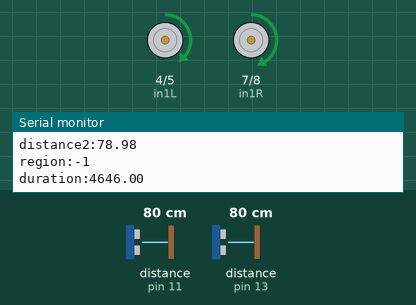
Simulated run of this sketch. Board: Arduino Uno, built with avr-gcc and run on an emulated ATmega328P. Shown: motor-driver pin pairs drawn as motors (green arrow = first pin HIGH = forward, orange = second pin HIGH = backward, longer = more drive, scaled by the enable pin), the last lines printed to the serial monitor. Wiring (inferred from the names in the program): 2 × ultrasonic range finder: trigger pin 10, echo pin 11 / trigger pin 12, echo pin 13. Inputs (shaded band) come from the test bench; at power-on: distance to the obstacle (sensors on pin 11, pin 13) 80 cm. The echo pulse lasts 58.3 µs per cm.

Above: at 1.2 s.
1.3 s: distance to the obstacle (sensor on pin 11) set to 2 cm
4.3 s: distance to the obstacle (sensor on pin 13) set to 2 cm
At 4.7 s:
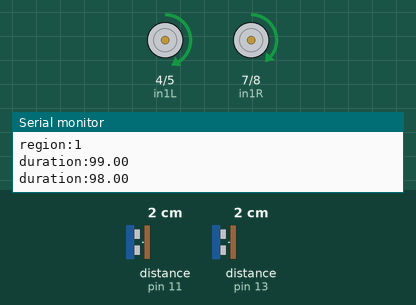
7.3 s: distance to the obstacle (sensor on pin 13) set to 35 cm
At 8.7 s:
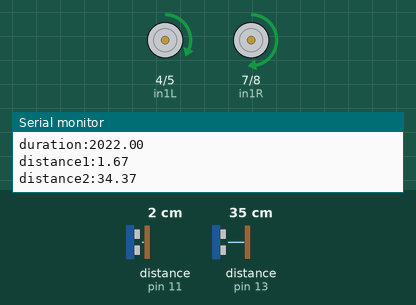
10.3 s: distance to the obstacle (sensor on pin 11) set to 9 cm
At 10.9 s:
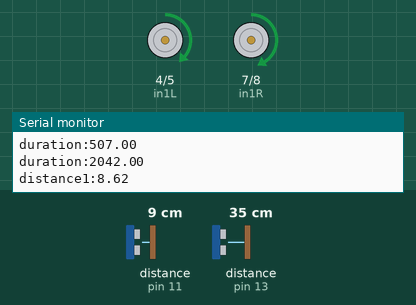
Timing chart, 0 to 13.3 s (numbered marks = the images above; inputs shaded):
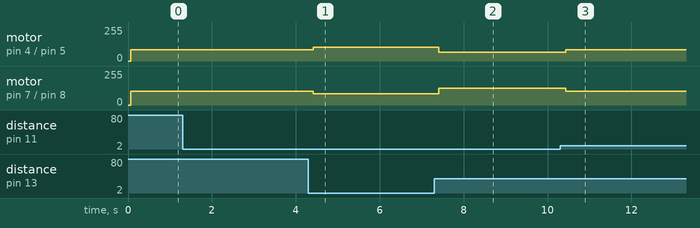

Measured:
- after the input at 4.3 s, motor on pin 4 (in1L) / pin 5 (in2L): forward 85/255 → forward 105/255 after 0.12 s; motor on pin 7 (in1R) / pin 8 (in2R): forward 105/255 → forward 85/255 after 0.12 s
- after the input at 7.3 s, motor on pin 4 (in1L) / pin 5 (in2L): forward 105/255 → forward 65/255 after 0.10 s; motor on pin 7 (in1R) / pin 8 (in2R): forward 85/255 → forward 127/255 after 0.10 s
- after the input at 10.3 s, motor on pin 4 (in1L) / pin 5 (in2L): forward 65/255 → forward 85/255 after 0.13 s; motor on pin 7 (in1R) / pin 8 (in2R): forward 127/255 → forward 105/255 after 0.13 s

The sketch:

pidwallfollower2.0.ino
```cpp
#define SENSOR_MAX
#define DIST_PROPORTIONAL_CONST 0.034/2 //DEPENDS ON ENVIRONMENT AND SPEED OF SOUND
#define INPUT_DISTANCE 15 //in cm
#define ERROR_DIST 5  // in cm
#define SPEED 95
#define MAX_SENSOR_VALUE 10000
#define MAX_OF_SENSOR 3000
#define MAX_DIFFERNCE 10
#define MAX_TURN_SPEED 10
#define CALIBRATION 3

const int trigPin1 = 10;
const int echoPin1 = 11;

//sensor 2 pins
const int trigPin2 = 12;
const int echoPin2 = 13;

//right motor pins
const int in1R = 7;
const int in2R = 8;
const int enR = 9;

//left motor pins
const int in1L = 4;
const int in2L = 5;
const int enL = 3;

//pid
float kp_a = 1;
float kd_a = 0;
//tuning parameters
float kp_d = 1;
float kd_d = 0;
float ki_d = 0;
//distance
float errorD;
float previousErrorD = 0;
float dt = 0.1;

//
float distance1, distance2, currentDistance, integral, derivative, outputD, outputA, angle, previousAngle=0.0;
int region, pidDist, speedL, speedR, distance;

//reading sensor
float sensor_output(int trigPin, int echoPin){
  digitalWrite(trigPin, LOW);
  delayMicroseconds(2);

  digitalWrite(trigPin, HIGH);
  delayMicroseconds(10);
  digitalWrite(trigPin, LOW);

  float duration = pulseIn(echoPin, HIGH);
  Serial.print("duration:");
  Serial.println(duration);
  if(duration==0.0||duration>=MAX_SENSOR_VALUE){
    duration = MAX_OF_SENSOR;
    }


  float distance = duration*DIST_PROPORTIONAL_CONST;

  return distance;
}

//////////////////////distance from wall
float current_distance(float read1, float read2){
  float distance = (read1 + read2)/2;  //taking average of two values

  return distance;
  }

//////////////////////which side to turn
int check_region(float read1, float read2){
  distance = current_distance(read1, read2);
  if(abs(distance-INPUT_DISTANCE)>ERROR_DIST){
    if(distance > INPUT_DISTANCE){
        return -1; //for left movement
      }else{
        return 1; //for right movement
        }
    }else{
      return 0; //inside region
      }
  }

void reach_distance(){
  distance1 = sensor_output(trigPin1, echoPin1);
  distance2 = sensor_output(trigPin2, echoPin2);
  currentDistance = current_distance(distance1, distance2);
  errorD = currentDistance - INPUT_DISTANCE;
  derivative = errorD - previousErrorD;
  integral += errorD;
  outputD = kp_d*errorD + ki_d*integral*dt + kd_d*derivative;
  previousErrorD = errorD;
  speedL = SPEED - (int)outputD;
  speedR = SPEED + (int)outputD;
  //right turn
  if((speedL-speedR)>MAX_DIFFERNCE){
    speedL = SPEED + MAX_DIFFERNCE;
    speedR = SPEED - MAX_DIFFERNCE;
  }else if((speedL-speedR)<(-1)*MAX_DIFFERNCE){
    speedL = SPEED - MAX_DIFFERNCE;
    speedR = SPEED + MAX_DIFFERNCE;
    }
   analogWrite(enL, speedL);
   analogWrite(enR, speedR);
   digitalWrite(in1L, HIGH);
    digitalWrite(in2L, LOW);
    digitalWrite(in1R, HIGH);
    digitalWrite(in2R, LOW);

  }

void follow_wall(){
  distance1 = sensor_output(trigPin1, echoPin1);
  distance2 = sensor_output(trigPin2, echoPin2);
  float angle = distance2-distance1;//if +ve trun left else turn right
  float derivativeA = angle - previousAngle;
  outputA = kp_a*angle + kd_a*derivativeA;
  previousAngle = angle;
  speedL = SPEED + CALIBRATION - outputA;
  speedR = SPEED + outputA;
  if((speedL-speedR)>MAX_TURN_SPEED){
    speedL = SPEED + CALIBRATION + MAX_TURN_SPEED;
    speedR = SPEED - MAX_TURN_SPEED;
    }else if((speedL-speedR)>MAX_TURN_SPEED){
      speedL = SPEED + CALIBRATION - MAX_TURN_SPEED;
      speedR = SPEED + MAX_TURN_SPEED;
      }
  analogWrite(enL, speedL);
  analogWrite(enR, speedR);
  digitalWrite(in1L, HIGH);
  digitalWrite(in2L, LOW);
    digitalWrite(in1R, HIGH);
    digitalWrite(in2R, LOW);

  }

void setup() {
  Serial.begin(9600);
  pinMode(in1L,OUTPUT);
  pinMode(in2L,OUTPUT);
  pinMode(in1R,OUTPUT);
  pinMode(in2R,OUTPUT);
  pinMode(enL,OUTPUT);
  pinMode(enR,OUTPUT);

  pinMode(trigPin1,OUTPUT);
  pinMode(echoPin1,INPUT);
  pinMode(trigPin2,OUTPUT);
  pinMode(echoPin2,INPUT);

  digitalWrite(enL, LOW);
  digitalWrite(enR, LOW);
}

void loop() {
  distance1 = sensor_output(trigPin1, echoPin1);
  distance2 = sensor_output(trigPin2, echoPin2);
  region = check_region(distance1, distance2);
  Serial.print("distance1:");
  Serial.println(distance1);
  Serial.print("distance2:");
  Serial.println(distance2);
  Serial.print("region:");
  Serial.println(region);
  if(region==0){
    follow_wall();
    }
   else{
    reach_distance();
    }

}
```
